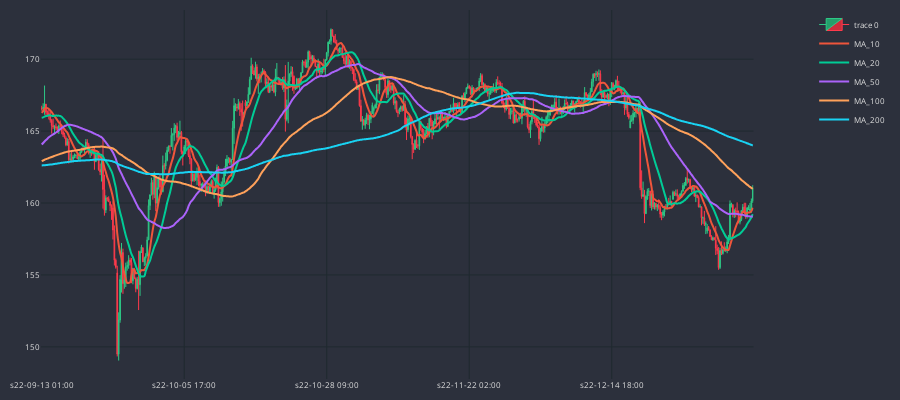

The cell this chart's notebook holds for it:
### Code cell
cp.show_plot(line_traces=traces)

### Figure 1 — Plotly figure (JSON) as saved in the notebook; plotly's stock layout.template omitted (floating-point values rounded to 4 significant figures; data arrays with more than 128 entries replaced by an {"elided": "..."} marker saying what was removed)
{"data": [{"close": {"elided": "500 float values"}, "decreasing": {"fillcolor": "#CC2E3C", "line": {"color": "#FF3A4C"}}, "high": {"elided": "500 float values"}, "increasing": {"fillcolor": "#24A06B", "line": {"color": "#2EC886"}}, "line": {"width": 1}, "low": {"elided": "500 float values"}, "opacity": 1, "open": {"elided": "500 float values"}, "type": "candlestick", "x": {"elided": "500 str values"}}, {"line": {"shape": "spline", "width": 2}, "name": "MA_10", "type": "scatter", "x": {"elided": "500 str values"}, "xaxis": "x", "y": {"elided": "500 float values"}, "yaxis": "y"}, {"line": {"shape": "spline", "width": 2}, "name": "MA_20", "type": "scatter", "x": {"elided": "500 str values"}, "xaxis": "x", "y": {"elided": "500 float values"}, "yaxis": "y"}, {"line": {"shape": "spline", "width": 2}, "name": "MA_50", "type": "scatter", "x": {"elided": "500 str values"}, "xaxis": "x", "y": {"elided": "500 float values"}, "yaxis": "y"}, {"line": {"shape": "spline", "width": 2}, "name": "MA_100", "type": "scatter", "x": {"elided": "500 str values"}, "xaxis": "x", "y": {"elided": "500 float values"}, "yaxis": "y"}, {"line": {"shape": "spline", "width": 2}, "name": "MA_200", "type": "scatter", "x": {"elided": "500 str values"}, "xaxis": "x", "y": {"elided": "500 float values"}, "yaxis": "y"}], "layout": {"font": {"color": "#e1e1e1", "size": 8}, "height": 400, "margin": {"b": 10, "l": 10, "r": 10, "t": 10}, "paper_bgcolor": "#2c303c", "plot_bgcolor": "#2c303c", "width": 900, "xaxis": {"anchor": "y", "domain": [0, 0.94], "gridcolor": "#1f292f", "nticks": 5, "rangeslider": {"visible": false}}, "yaxis": {"anchor": "x", "domain": [0, 1], "gridcolor": "#1f292f"}, "yaxis2": {"anchor": "x", "gridcolor": "#1f292f", "overlaying": "y", "side": "right"}}}
